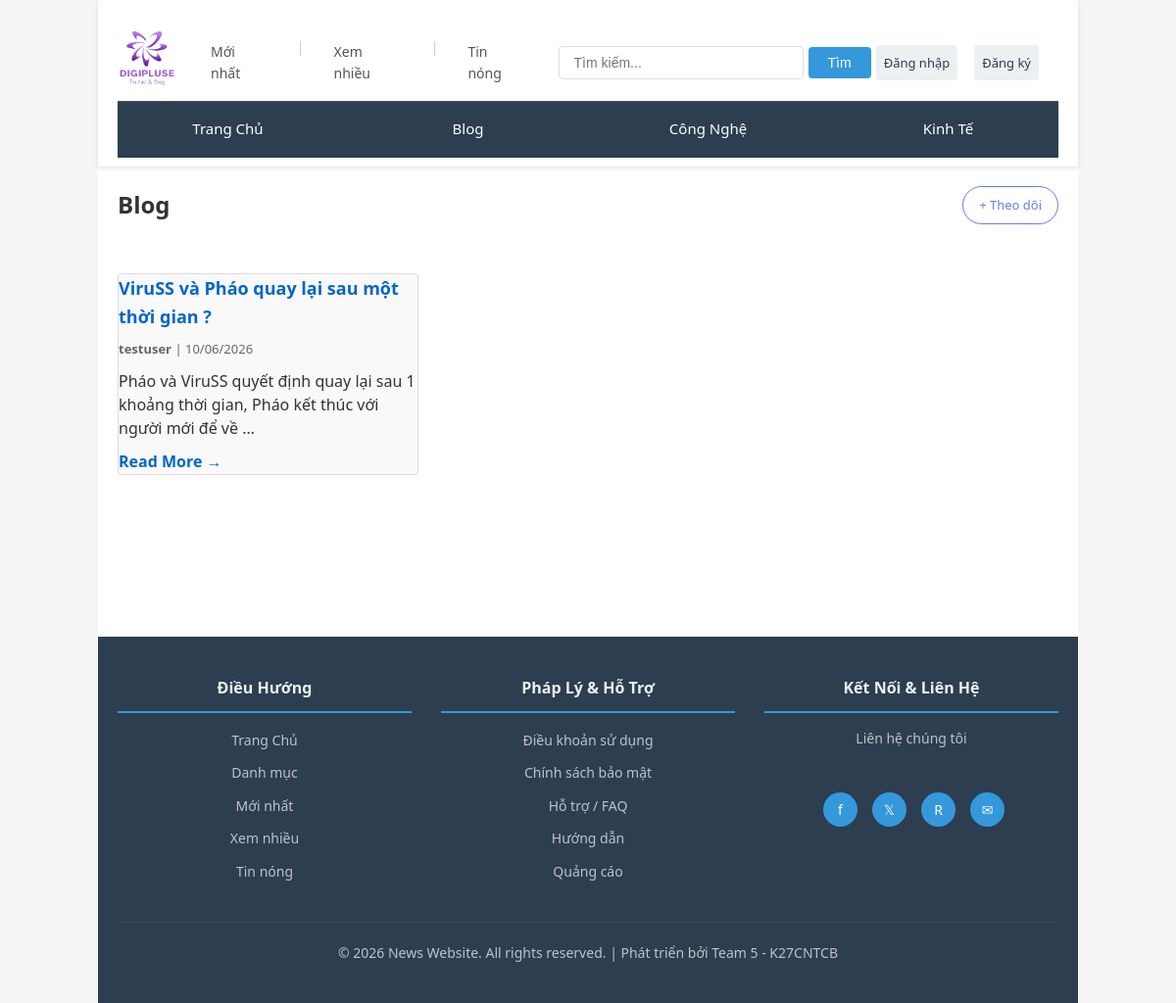
The app's page /danh-muc/blog/, older data.
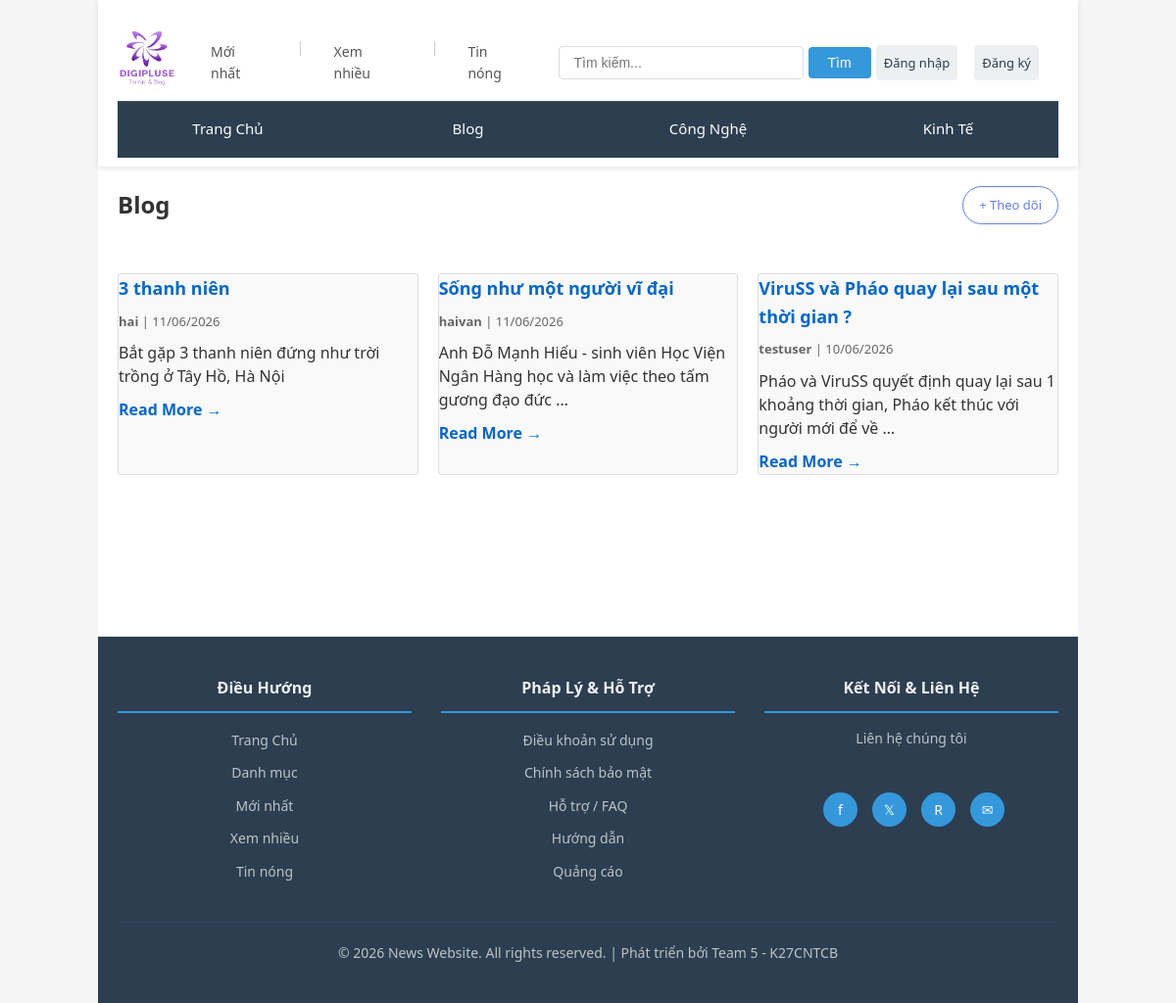
The same page, newer data.
### Webtintuc/models.py (models this page shows, shortened)
class Category(models.Model):
    CATEGORY_TYPES = (
        ('news', 'Tin Tức'),
        ('blog', 'Blog'),
    )
    name = models.CharField(max_length=100, unique=True)
    slug = models.SlugField(unique=True)
    description = models.TextField(blank=True, null=True)
    category_type = models.CharField(max_length=20, choices=CATEGORY_TYPES, default='news')
    created_at = models.DateTimeField(auto_now_add=True, null=True, blank=True)
    class Meta:
        verbose_name_plural = "Categories"
        ordering = ['name']

class Post(models.Model):
    STATUS_CHOICES = (
        ('draft', 'Nháp'),
        ('published', 'Đã đăng'),
    )
    POST_TYPES = (
        ('news', 'Tin Tức'),
        ('blog', 'Blog'),
    )
    title = models.CharField(max_length=255)
    slug = models.SlugField(unique=True)
    thumbnail = models.ImageField(upload_to='thumbnails/', null=True, blank=True)
    content = models.TextField()
    summary = models.TextField()
    category = models.ForeignKey(Category, on_delete=models.CASCADE)
    author = models.ForeignKey(User, on_delete=models.SET_NULL, null=True)
    tags = models.ManyToManyField(Tag, blank=True)
    views_count = models.IntegerField(default=0)
    status = models.CharField(max_length=20, choices=STATUS_CHOICES, default='draft')
    post_type = models.CharField(max_length=20, choices=POST_TYPES, default='news')
    created_at = models.DateTimeField(auto_now_add=True)
    updated_at = models.DateTimeField(auto_now=True)
    published_at = models.DateTimeField(null=True, blank=True)
    class Meta:
        ordering = ['-published_at', '-created_at']
        verbose_name = "Bài Viết"
        verbose_name_plural = "Bài Viết"

### Webtintuc/views.py (the view)
# urls.py: path('danh-muc/<slug:slug>/', views.category_posts, name='category'),
def category_posts(request, slug):
    category = get_object_or_404(Category, slug=slug)
    posts = Post.objects.filter(category=category, status='published').order_by('-published_at')
    is_following = False
    if request.user.is_authenticated:
        is_following = CategoryFollow.objects.filter(user=request.user, category=category).exists()
    return render(request, 'category_news.html', {
        **get_base_context(request),
        'category': category,
        'posts': posts,
        'is_following': is_following,
    })

### Webtintuc/views.py (called while the page is built)
def get_base_context(request=None):
    ctx = {'categories': Category.objects.filter(category_type='news')}
    if request and request.user.is_authenticated:
        ctx['unread_count'] = Notification.objects.filter(user=request.user, is_read=False).count()
    return ctx

### Webtintuc/templates/category_news.html (shortened to what this page needs)
{% extends "base.html" %}
{% block content %}
<div class="container">
    <div style="display:flex;align-items:center;justify-content:space-between;margin-bottom:20px;flex-wrap:wrap;gap:10px;">
        <h2 style="margin:0;">{{ category.name }}</h2>
        {% if user.is_authenticated %}
        <button class="follow-cat-btn {% if is_following %}following{% endif %}" id="followCatBtn" onclick="toggleFollowCat()">
            {% if is_following %}Đang theo dõi{% else %}+ Theo dõi chủ đề{% endif %}
        </button>
        {% else %}
        <a href="{% url 'webtintuc:login' %}" style="padding:8px 16px;border:1px solid #667eea;border-radius:20px;color:#667eea;font-size:13px;text-decoration:none;">+ Theo dõi</a>
        {% endif %}
    </div>
    {% if posts %}
    <div class="news-grid">
        {% for post in posts %}
        <div class="news-card">
            <h3><a href="{% url 'webtintuc:post_detail' post.slug %}">{{ post.title }}</a></h3>
            <p class="news-meta">
                <strong>{{ post.author.get_full_name|default:post.author.username }}</strong> | {{ post.published_at|date:"d/m/Y" }}
            </p>
            <p>{{ post.summary|truncatewords:20 }}</p>
            <a href="{% url 'webtintuc:post_detail' post.slug %}" class="link">Read More →</a>
        </div>
        {% endfor %}
    </div>
    {% else %}
    <div class="no-results">
        <p>No posts in this category yet</p>
    </div>
    {% endif %}
</div>
{% endblock %}

### Webtintuc/templates/base.html (shortened to what the changed rows need)
{% load static %}
<!DOCTYPE html>
<html lang="vi">
<head>
    <link rel="stylesheet" href="{% static 'css/style.css' %}">
</head>
<body>
    <div class="wrapper">
        <header>
            <nav class="navbar">
                <a href="{% url 'webtintuc:index' %}" class="nav-item">Trang Chủ</a>
                {% for category in categories %}
                    <a href="{% url 'webtintuc:category' category.slug %}" class="nav-item">
                        {{ category.name }}
                    </a>
                {% endfor %}
            </nav>
        </header>
        <main>
            {% block content %}{% endblock %}
        </main>
    </div>
</body>
</html>

Row changes from the older to the newer data that the page shows:
added Post: title "3 thanh niên", author.get_full_name "hai", published_at "11/06/2026", summary "Bắt gặp 3 thanh niên đứng như trời trồng ở Tây Hồ, Hà Nội"
added Post: title "Sống như một người vĩ đại", author.get_full_name "haivan", published_at "11/06/2026", summary "Anh Đỗ Mạnh Hiếu - sinh viên Học Viện Ngân Hàng học và làm việc theo tấm gương đạo đức …"
